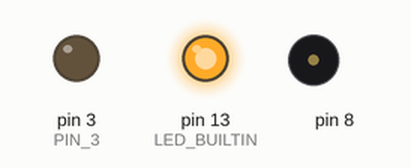
A sketch run on a simulated Arduino Uno, built with avr-gcc and run on an emulated ATmega328P. On the bench: output pins drawn as LEDs (lit = HIGH), buzzer (waves = sounding).

Above: at 0.82 s.
At 2.1 s:
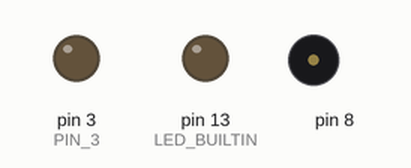
At 4.2 s:
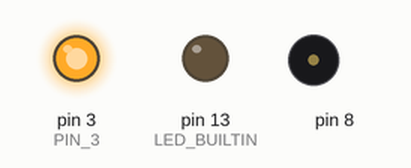
At 6.93 s:
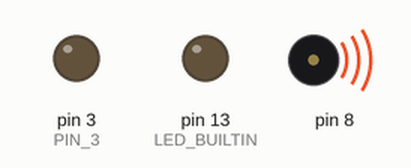
Timing chart, 0 to 7.3 s (numbered marks = the images above):
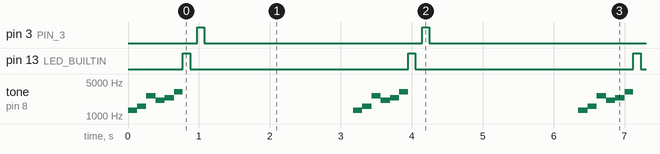

Measured:
- by itself, pin 3 (PIN_3), pin 13 (LED_BUILTIN): alternates HIGH for 0.10 s and LOW for 3.1 s
- by itself, tone on pin 8: repeats every 3.2 s: 1568 Hz 0.13 s, 2637 Hz 0.13 s, 2093 Hz 0.13 s, 2349 Hz 0.13 s, 3136 Hz 0.13 s, silent 2.4 s, 1319 Hz 0.13 s

The sketch:

Blink.ino
```cpp
#include "sounds.h"

SoundPlayer soundPlayer;
#define PIN_3 3

void setup() {
  pinMode(LED_BUILTIN, OUTPUT);
  pinMode(PIN_3, OUTPUT);
}

void loop() {
  soundPlayer._1up();
  digitalWrite(LED_BUILTIN, HIGH);   // turn the RED LED on
  delay(100);                       // wait for a second
  digitalWrite(LED_BUILTIN, LOW);    // turn the RED LED off by making the voltage LOW
  delay(100);

  digitalWrite(PIN_3, HIGH);   // turn the GREEN LED on (HIGH is the voltage level)
  delay(100);                       // wait for a second
  digitalWrite(PIN_3, LOW);    // turn the GREEN LED off by making the voltage LOW
  delay(100);

  delay(2000);  // pause 2 seconds
}
```

pitches.h
```cpp
//defines musical notes
#define NOTE_C1  33
#define NOTE_CS1 35
#define NOTE_D1  37
#define NOTE_DS1 39
#define NOTE_E1  41
#define NOTE_F1  44
#define NOTE_FS1 46
#define NOTE_G1  49
#define NOTE_GS1 52
#define NOTE_A1  55
#define NOTE_AS1 58
#define NOTE_B1  62
#define NOTE_C2  65
#define NOTE_CS2 69
#define NOTE_D2  73
#define NOTE_DS2 78
#define NOTE_E2  82
#define NOTE_F2  87
#define NOTE_FS2 93
#define NOTE_G2  98
#define NOTE_GS2 104
#define NOTE_A2  110
#define NOTE_AS2 117
#define NOTE_B2  123
#define NOTE_C3  131
#define NOTE_CS3 139
#define NOTE_D3  147
#define NOTE_DS3 156
#define NOTE_E3  165
#define NOTE_F3  175
#define NOTE_FS3 185
#define NOTE_G3  196
#define NOTE_GS3 208
#define NOTE_A3  220
#define NOTE_AS3 233
#define NOTE_B3  247
#define NOTE_C4  262
#define NOTE_CS4 277
#define NOTE_D4  294
#define NOTE_DS4 311
#define NOTE_E4  330
#define NOTE_F4  349
#define NOTE_FS4 370
#define NOTE_G4  392
#define NOTE_GS4 415
#define NOTE_A4  440
#define NOTE_AS4 466
#define NOTE_B4  494
#define NOTE_C5  523
#define NOTE_CS5 554
#define NOTE_D5  587
#define NOTE_DS5 622
#define NOTE_E5  659
#define NOTE_F5  698
#define NOTE_FS5 740
#define NOTE_G5  784
#define NOTE_GS5 831
#define NOTE_A5  880
#define NOTE_AS5 932
#define NOTE_B5  988
#define NOTE_C6  1047
#define NOTE_CS6 1109
#define NOTE_D6  1175
#define NOTE_DS6 1245
#define NOTE_E6  1319
#define NOTE_F6  1397
#define NOTE_FS6 1480
#define NOTE_G6  1568
#define NOTE_GS6 1661
#define NOTE_A6  1760
#define NOTE_AS6 1865
#define NOTE_B6  1976
#define NOTE_C7  2093
#define NOTE_CS7 2217
#define NOTE_D7  2349
#define NOTE_DS7 2489
#define NOTE_E7  2637
#define NOTE_F7  2794
#define NOTE_FS7 2960
#define NOTE_G7  3136
#define NOTE_GS7 3322
#define NOTE_A7  3520
#define NOTE_AS7 3729
#define NOTE_B7  3951
#define NOTE_C8  4186
#define NOTE_CS8 4435
#define NOTE_D8  4699
#define NOTE_DS8 4978
```

sounds.cpp
```cpp
//a class to simply play the Super Mario 1-up sound
#include "sounds.h"
#include "pitches.h"
#include "Arduino.h"

void SoundPlayer::_1up()
{
  // Play 1-up sound
  tone(8,NOTE_E6,125);
  delay(130);
  tone(8,NOTE_G6,125);
  delay(130);
  tone(8,NOTE_E7,125);
  delay(130);
  tone(8,NOTE_C7,125);
  delay(130);
  tone(8,NOTE_D7,125);
  delay(130);
  tone(8,NOTE_G7,125);
  delay(125);
  noTone(8);
}
```

sounds.h
```cpp
//c++ has these header file things
class SoundPlayer
{
  public:
    void _1up();
};
```
